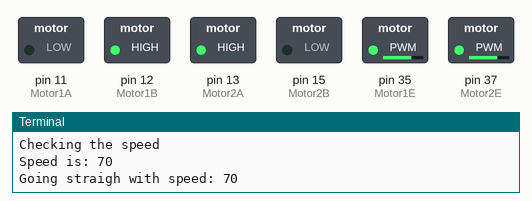
This program was run on a simulated Raspberry Pi (header pin numbers). On the bench: switched loads named in the program (green lamp = pin HIGH), the last lines printed to the terminal. At 5.0 s the program stops and its outputs stay as they are.

Above: at 0.1 s.
At 1.1 s:
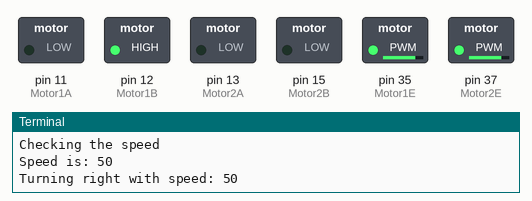
At 2.1 s:
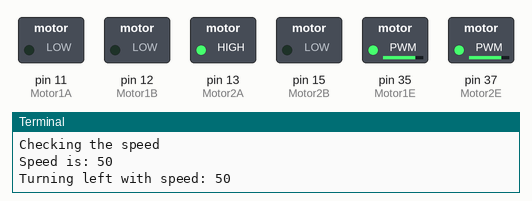
At 5.1 s:
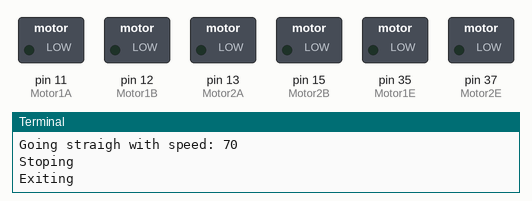
Timing chart, 0 to 6.5 s (numbered marks = the images above):
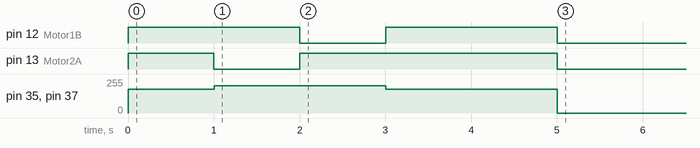

Measured:
- by itself, pin 12 (Motor1B): alternates HIGH for 2.0 s and LOW for 1.0 s
- by itself, pin 13 (Motor2A): LOW → HIGH at 0.00 s, → LOW 1.0 s later, → HIGH 1.0 s later, → LOW 3.0 s later
- by itself, pin 35 (Motor1E), pin 37 (Motor2E): 0/255 → 179/255 at 0.00 s, → 204/255 1.0 s later, → 179/255 2.0 s later, → 0/255 2.0 s later

The program:

car_move.py
```python
import RPi.GPIO as GPIO
import time


class Move():
    def __init__(self):
        GPIO.setmode(GPIO.BOARD)
        GPIO.setwarnings(False)
        self.Motor1A = 11
        self.Motor1B = 12
        self.Motor1E = 35  # 使能通道A

        self.Motor2A = 13
        self.Motor2B = 15
        self.Motor2E = 37  # 使能通道B

        self.speed = 70  # 速度

        # print("Setting up GPIO pins")
        GPIO.setup(self.Motor1A, GPIO.OUT)
        GPIO.setup(self.Motor1B, GPIO.OUT)
        GPIO.setup(self.Motor1E, GPIO.OUT)
        GPIO.setup(self.Motor2A, GPIO.OUT)
        GPIO.setup(self.Motor2B, GPIO.OUT)
        GPIO.setup(self.Motor2E, GPIO.OUT)

        # print("Warming up engines")
        self.motorR = GPIO.PWM(self.Motor1E, 100)
        self.motorL = GPIO.PWM(self.Motor2E, 100)
        # print("Starting motors")

    def initStart(self):
        self.motorR.start(0)
        self.motorL.start(0)

    def checkSpeed(self, speed):
        print("Checking the speed")
        if speed < 25:
            speed = 25
        if speed > 100:
            speed = 100
        print("Speed is: " + str(speed))
        return speed

    def goStraight(self, speed = 70):
        speed = self.checkSpeed(speed)
        GPIO.output(self.Motor1A, GPIO.LOW)
        GPIO.output(self.Motor1B, GPIO.HIGH)
        GPIO.output(self.Motor2A, GPIO.HIGH)
        GPIO.output(self.Motor2B, GPIO.LOW)
        self.motorR.ChangeDutyCycle(speed)
        self.motorL.ChangeDutyCycle(speed)
        print("Going straigh with speed: " + str(speed))

    def stop(self):
        print("Stoping")
        GPIO.output(self.Motor1A, False)
        GPIO.output(self.Motor1B, False)
        GPIO.output(self.Motor2A, False)
        GPIO.output(self.Motor2B, False)
        self.motorR.ChangeDutyCycle(0)
        self.motorL.ChangeDutyCycle(0)

    def exitAndClean(self):
        print("Exiting")
        self.motorR.stop()
        self.motorL.stop()
        GPIO.cleanup()
        exit()

    def cleanNoExit(self):
        print("Exiting")
        self.motorR.stop()
        self.motorL.stop()
        GPIO.cleanup()

    def goBack(self, speed):
        speed = self.checkSpeed(speed)
        print("Going back with speed: " + str(speed))
        GPIO.output(self.Motor1A, GPIO.HIGH)
        GPIO.output(self.Motor1B, GPIO.LOW)
        GPIO.output(self.Motor2A, GPIO.LOW)
        GPIO.output(self.Motor2B, GPIO.HIGH)
        self.motorR.ChangeDutyCycle(speed)
        self.motorL.ChangeDutyCycle(speed)

    def turnRight(self, speed):
        speed = self.checkSpeed(speed)
        print("Turning right with speed: " + str(speed))
        GPIO.output(self.Motor1A, GPIO.LOW)
        GPIO.output(self.Motor1B, GPIO.HIGH)
        GPIO.output(self.Motor2A, False)
        GPIO.output(self.Motor2B, False)
        self.motorR.ChangeDutyCycle(80)
        self.motorL.ChangeDutyCycle(80)

    def turnLeft(self, speed):
        speed = self.checkSpeed(speed)
        print("Turning left with speed: " + str(speed))
        GPIO.output(self.Motor1A, False)
        GPIO.output(self.Motor1B, False)
        GPIO.output(self.Motor2A, GPIO.HIGH)
        GPIO.output(self.Motor2B, GPIO.LOW)
        self.motorR.ChangeDutyCycle(80)
        self.motorL.ChangeDutyCycle(80)


if __name__ == "__main__":
    a = Move()
    a.initStart()
    a.goStraight(70)
    time.sleep(1)
    a.turnRight(50)
    time.sleep(1)
    a.turnLeft(50)
    time.sleep(1)
    a.goStraight(70)
    time.sleep(2)
    a.stop()
    a.exitAndClean()
```
